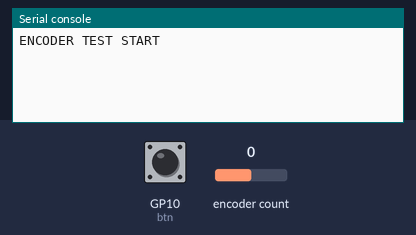
A program run on a simulated Raspberry Pi Pico running CircuitPython. Shown: the last lines printed to the serial console. The test bench sets the inputs (shaded band); at power-on: encoder count 0, GP10 (btn) HIGH.

Above: at 1.2 s.
1.3 s: encoder count set to 1
At 3.2 s:
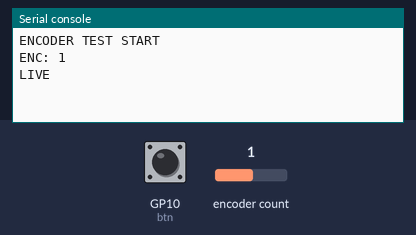
3.5 s: GP10 (btn) pulled LOW for 0.15 s
At 3.89 s:
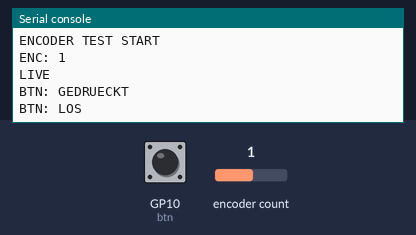
5.1 s: encoder count set to 2
At 5.8 s:
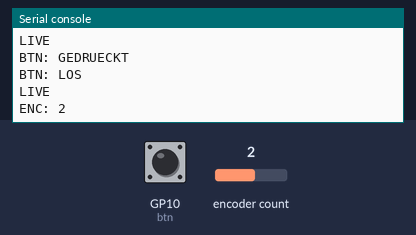

The program:

code.py
```python
import time
import board
import digitalio
import rotaryio

# =========================
# PINS ANPASSEN
# =========================
ENC_A = board.GP8      # nice!nano ersetzen
ENC_B = board.GP9      # nice!nano ersetzen
ENC_BTN = board.GP10   # nice!nano ersetzen

print("ENCODER TEST START")

encoder = rotaryio.IncrementalEncoder(ENC_A, ENC_B)

btn = digitalio.DigitalInOut(ENC_BTN)
btn.direction = digitalio.Direction.INPUT
btn.pull = digitalio.Pull.UP

last_pos = encoder.position
last_btn = btn.value
last_live = time.monotonic()

while True:
    pos = encoder.position
    if pos != last_pos:
        print("ENC:", pos)
        last_pos = pos

    val = btn.value
    if val != last_btn:
        print("BTN:", "LOS" if val else "GEDRUECKT")
        last_btn = val

    if time.monotonic() - last_live > 2:
        print("LIVE")
        last_live = time.monotonic()

    time.sleep(0.01)
```

Measured:
- after the input at 1.3 s, the serial console: prints a new line at once (image 1)
- after the input at 3.5 s, the serial console: prints a new line at once (image 2)
- after the input at 5.1 s, the serial console: prints a new line at once (image 3)
